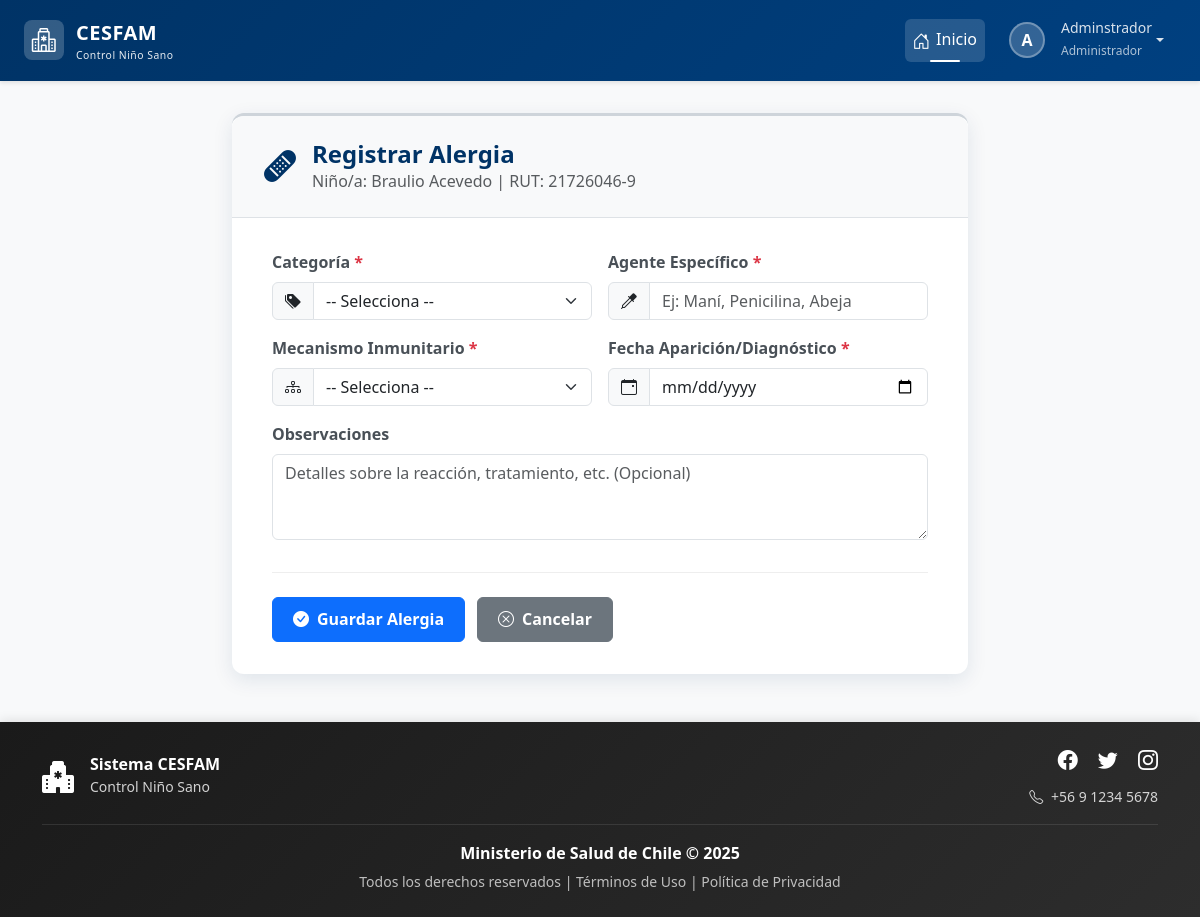
/ninos/21726046-9/registrar-alergia/ (signed in), run on the app's committed database.
### login/models.py (models this page shows, shortened)
class Usuario(AbstractBaseUser, PermissionsMixin):
    rut = models.CharField(max_length=10, unique=True)
    nombre_completo = models.CharField(max_length=200)
    email = models.EmailField(unique=True)
    rol = models.ForeignKey(Rol, on_delete=models.PROTECT)
    clave_temporal = models.BooleanField(default=False)
    nombre_completo_norm = models.CharField(
        max_length=200,
        editable=False,
        db_index=True
    )
    activo = models.BooleanField(default=True)
    is_staff = models.BooleanField(default=False) # Necesario para el admin de Django
    fecha_creacion = models.DateTimeField(default=timezone.now)
    objects = UsuarioManager()
    USERNAME_FIELD = 'rut'
    REQUIRED_FIELDS = ['nombre_completo', 'email']

class Rol(models.Model):
    id = models.AutoField(primary_key=True)
    nombre_rol = models.CharField(max_length=30, unique=True)
    descripcion = models.CharField(max_length=200)

### control/models.py (models this page shows, shortened)
class Nino(models.Model):
    ESTADO_SEGUIMIENTO_CHOICES = [
        ('ACTIVO', 'Seguimiento Activo'),
        ('COMPLETADO', 'Programa Completado'),
        ('TRASLADADO', 'Trasladado/Inactivo'),
        ('FALLECIDO', 'Fallecido'),
        ('OTRO', 'Otro'),
    ]
    SEXO_CHOICES = [
        ('Masculino', 'Masculino'),
        ('Femenino', 'Femenino')
    ]
    rut_nino = models.CharField(max_length=10, primary_key=True)
    nombre = models.CharField(max_length=50)
    ap_paterno = models.CharField(max_length=30)
    ap_materno = models.CharField(max_length=30, blank=True, null=True)
    fecha_nacimiento = models.DateField()
    sexo = models.CharField(max_length=20, choices=SEXO_CHOICES)
    direccion = models.CharField(max_length=200)
    fecha_registro = models.DateTimeField(auto_now_add=True)
    comuna = models.ForeignKey(Comuna, on_delete=models.PROTECT)
    estado_seguimiento = models.CharField(
        max_length=20,
        choices=ESTADO_SEGUIMIENTO_CHOICES,
        default='ACTIVO',
        verbose_name="Estado del Seguimiento"
    )
    sector = models.CharField(
        max_length=50,
        blank=True, # Lo hacemos opcional por si no se conoce al principio
        null=True,
        verbose_name="Sector Asignado"
    )
    fecha_fallecimiento = models.DateField(
        null=True,
        blank=True,
        verbose_name="Fecha de Fallecimiento"
    )
    nombre_norm = models.CharField(
        max_length=50,
        editable=False,     # No se muestra en formularios/admin
        db_index=True       # Indexado para búsquedas rápidas
    )
    ap_paterno_norm = models.CharField(
        max_length=30,
        editable=False,
        db_index=True
    )
    ap_materno_norm = models.CharField(
        max_length=30,
        blank=True,
        null=True,
        editable=False,
        db_index=True
    )
    history = HistoricalRecords()

### control/views.py (the view, shortened to what this page needs)
# urls.py: path('ninos/<str:nino_rut>/registrar-alergia/', views.registrar_alergia, name='registrar_alergia'),
@login_required
@rol_requerido(['Administrador', 'Profesional'])
def registrar_alergia(request, nino_rut):
    nino = get_object_or_404(Nino, pk=nino_rut)
    contexto = {
        'nino': nino,
        'categorias_disponibles': CategoriaAlergia.objects.all(),
        'mecanismos_choices': RegistroAlergias.TIPO_HIPERSENSIBILIDAD_CHOICES, # Choices desde RegistroAlergias
    }
    return render(request, 'control/alergia/registrar_alergia.html', contexto)

### control/templates/control/alergia/registrar_alergia.html (shortened to what this page needs)
{% extends 'base.html' %}
{% load static %}
{% block extra_css %}
    <link rel="stylesheet" href="{% static 'css/estiloformularios.css' %}">
{% endblock %}
{% block content %}
<div class="container">
    <div class="row justify-content-center">
        <div class="col-lg-10 col-xl-8">
            <div class="card form-card">
                <div class="form-header">
                    <div class="form-icon">
                        <i class="bi bi-bandaid-fill"></i>
                    </div>
                    <div>
                        <h2>Registrar Alergia</h2>
                        <p class="mb-0 text-muted">Niño/a: {{ nino.nombre }} {{ nino.ap_paterno }} | RUT: {{ nino.rut_nino }} </p>
                    </div>
                </div>
                <div class="form-body">
                    <form method="post">
                        <div class="row g-3 mb-3">
                            <div class="col-md-6 animate-form-element" style="animation-delay: 0.1s;">
                                <label for="categoria" class="form-label form-label-required">Categoría</label>
                                <div class="input-group">
                                    <span class="input-group-text"><i class="bi bi-tags-fill"></i></span>
                                    <select class="form-select" id="categoria" name="categoria" required>
                                        <option value="" disabled selected>-- Selecciona --</option>
                                    </select>
                                </div>
                            </div>
                            <div class="col-md-6 animate-form-element" style="animation-delay: 0.2s;">
                                <label for="agente_especifico" class="form-label form-label-required">Agente Específico</label>
                                <div class="input-group">
                                    <span class="input-group-text"><i class="bi bi-eyedropper"></i></span>
                                    <input type="text" class="form-control" id="agente_especifico" name="agente_especifico" placeholder="Ej: Maní, Penicilina, Abeja" required>
                                </div>
                            </div>
                        </div>
                        <div class="row g-3 mb-3">
                             <div class="col-md-6 animate-form-element" style="animation-delay: 0.3s;">
                                <label for="mecanismo" class="form-label form-label-required">Mecanismo Inmunitario</label>
                                <div class="input-group">
                                     <span class="input-group-text"><i class="bi bi-diagram-3"></i></span>
                                    <select class="form-select" id="mecanismo" name="mecanismo_inmunitario" required>
                                         <option value="" disabled selected>-- Selecciona --</option>
                                    </select>
                                </div>
                            </div>
                            <div class="col-md-6 animate-form-element" style="animation-delay: 0.4s;">
                                <label for="fecha_aparicion" class="form-label form-label-required">Fecha Aparición/Diagnóstico</label>
                                <div class="input-group">
                                    <span class="input-group-text"><i class="bi bi-calendar-event"></i></span>
                                    <input type="date" class="form-control" id="fecha_aparicion" name="fecha_aparicion" required>
                                </div>
                            </div>
                        </div>
                        <div class="mb-4 animate-form-element" style="animation-delay: 0.5s;">
                            <label for="observaciones" class="form-label">Observaciones</label>
                            <textarea class="form-control" id="observaciones" name="observaciones" rows="3" placeholder="Detalles sobre la reacción, tratamiento, etc. (Opcional)"></textarea>
                        </div>
                        <div class="form-buttons animate-form-element" style="animation-delay: 0.6s;">
                            <button type="submit" class="btn btn-primary">
                                <i class="bi bi-check-circle-fill me-2"></i>Guardar Alergia
                            </button>
                            <a href="{% url 'control:detalle_nino' nino.rut_nino %}#alergias-pane" class="btn btn-secondary">
                                <i class="bi bi-x-circle me-2"></i>Cancelar
                            </a>
                        </div>
                    </form>
                </div> </div> </div>
    </div>
</div>
{% endblock %}

### templates/base.html (shortened to what this page needs)
{% load static %}
<!DOCTYPE html>
<html lang="es">
<head>
    <link href="https://cdn.jsdelivr.net/npm/bootstrap@5.3.2/dist/css/bootstrap.min.css" rel="stylesheet"
>
    <link rel="stylesheet" href="https://cdn.jsdelivr.net/npm/bootstrap-icons@1.11.1/font/bootstrap-icons.css">
    <link href="https://cdn.jsdelivr.net/npm/select2@4.1.0-rc.0/dist/css/select2.min.css" rel="stylesheet" />
    <link rel="stylesheet" href="{% static 'css/estilobase.css' %}">
    {% block extra_css %}{% endblock %}
</head>
<body>
    <nav class="navbar navbar-expand-lg navbar-dark navbar-cesfam sticky-top">
        <div class="container-fluid px-4">
            <a class="navbar-brand" href="{% url 'home' %}">
                <div class="logo-icon">
                    <i class="bi bi-hospital text-white fs-4"></i>
                </div>
                <div>
                    <span>CESFAM</span>
                    <small class="d-block" style="font-size: 0.65rem; font-weight: 400; opacity: 0.9;">
                        Control Niño Sano
                    </small>
                </div>
            </a>
            <div class="collapse navbar-collapse" id="navbarNav">
                <ul class="navbar-nav ms-auto align-items-lg-center">
                    <li class="nav-item">
                        <a class="nav-link active" href="{% url 'home' %}">
                            <i class="bi bi-house-door"></i>Inicio
                        </a>
                    </li>
                    {% if request.user.is_authenticated %}
                    <li class="nav-item dropdown ms-lg-2">
                        <a class="nav-link dropdown-toggle d-flex align-items-center" href="#"
                           id="userDropdown" role="button" data-bs-toggle="dropdown" aria-expanded="false">
                            <div class="user-avatar">
                                {{ request.user.nombre_completo|first|upper }}
                            </div>
                            <div class="d-none d-lg-block text-start ms-2">
                                <small class="d-block" style="line-height: 1.2;">
                                    {{ request.user.nombre_completo|truncatewords:2 }}
                                </small>
                                <small style="font-size: 0.75rem; opacity: 0.8;">
                                    {{ request.user.rol.nombre_rol }}
                                </small>
                            </div>
                        </a>
                    </li>
                    {% else %}
                    <li class="nav-item ms-lg-2">
                        <a class="btn btn-light btn-sm" href="{% url 'login' %}">
                            <i class="bi bi-box-arrow-in-right me-1"></i>Iniciar Sesión
                        </a>
                    </li>
                    {% endif %}
                </ul>
            </div>
        </div>
    </nav>
    <main class="main-container container-fluid px-4">
        {% block content %}
        {% endblock %}
    </main>
    <footer class="footer-cesfam text-white py-4 mt-auto">
        <div class="container">
            <div class="row align-items-center">
                <div class="col-md-4 text-center text-md-start mb-3 mb-md-0">
                    <div class="d-flex align-items-center justify-content-center justify-content-md-start">
                        <i class="bi bi-hospital-fill fs-2 me-3"></i>
                        <div>
                            <h6 class="mb-0 fw-bold">Sistema CESFAM</h6>
                            <small style="opacity: 0.8;">Control Niño Sano</small>
                        </div>
                    </div>
                </div>
                <div class="col-md-4 text-center text-md-end">
                    <div class="social-links mb-2">
                        <a href="#" class="text-white text-decoration-none me-3" aria-label="Facebook">
                            <i class="bi bi-facebook fs-5"></i>
                        </a>
                        <a href="#" class="text-white text-decoration-none me-3" aria-label="Twitter">
                            <i class="bi bi-twitter fs-5"></i>
                        </a>
                        <a href="#" class="text-white text-decoration-none" aria-label="Instagram">
                            <i class="bi bi-instagram fs-5"></i>
                        </a>
                    </div>
                    <small style="opacity: 0.8;">
                        <i class="bi bi-telephone me-1"></i> +56 9 1234 5678
                    </small>
                </div>
            </div>
            <div class="footer-divider my-3"></div>
            <div class="row">
                <div class="col-12 text-center">
                    <p class="mb-1">
                        <strong>Ministerio de Salud de Chile &copy; {% now "Y" %}</strong>
                    </p>
                    <small style="opacity: 0.7;">
                        Todos los derechos reservados |
                        <a href="#" class="text-white text-decoration-none">Términos de Uso</a> |
                        <a href="#" class="text-white text-decoration-none">Política de Privacidad</a>
                    </small>
                </div>
            </div>
        </div>
    </footer>
</body>
</html>

### data on the page
Usuario: user.nombre_completo|first "A", user.nombre_completo "Adminstrador", user.rol.nombre_rol "Administrador"
Nino: nombre "Braulio", ap_paterno "Acevedo", rut_nino "21726046-9"
